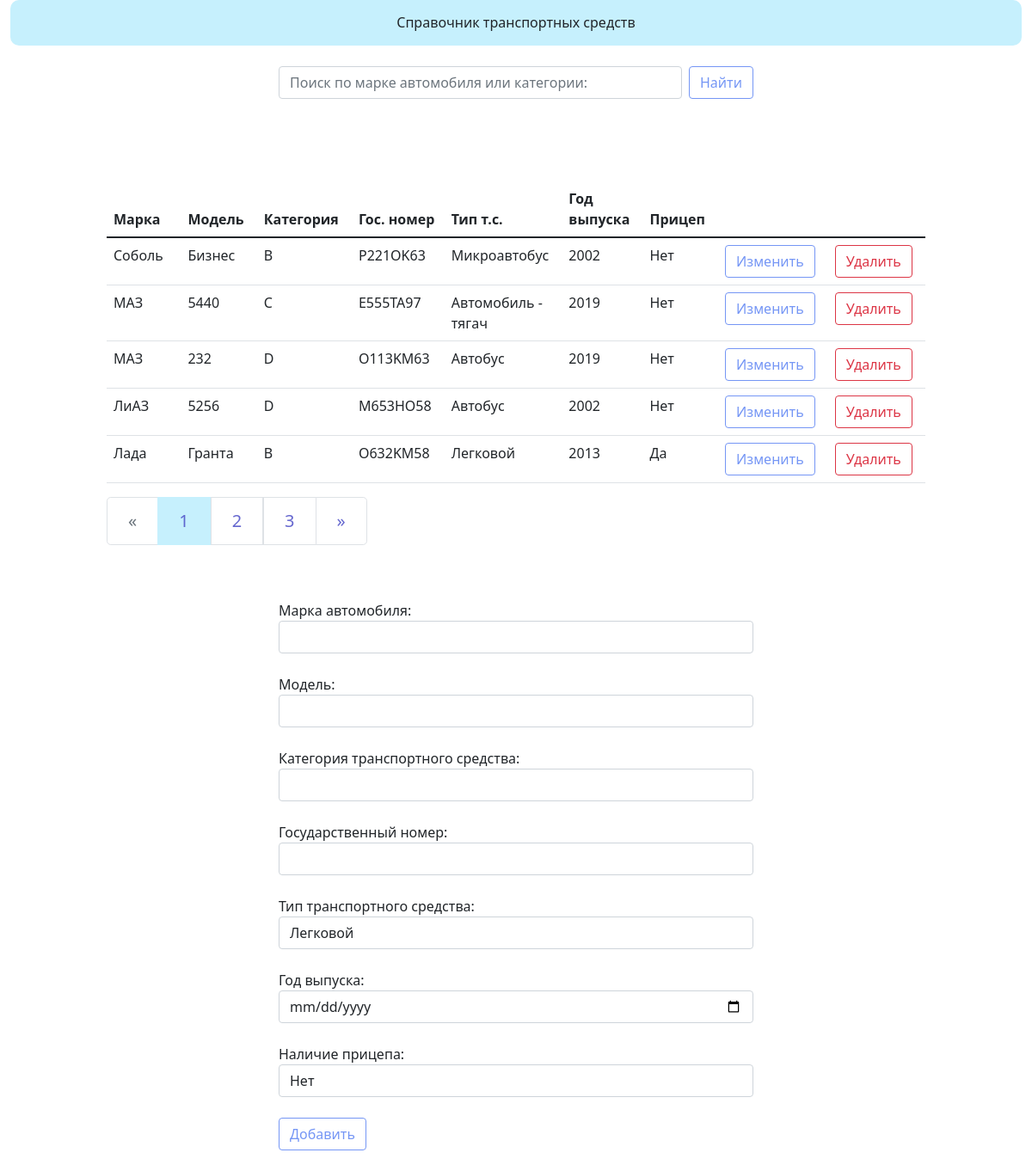
/?page=1, run on the app's committed database.
### models.py (models this page shows)
class Cars(db.Model):
    id = db.Column(db.Integer, primary_key=True)
    car_brand = db.Column(db.String(100))   # марка автомобиля
    car_model = db.Column(db.String(100))   # модель
    category = db.Column(db.String(100))    # категория ТС
    car_license_plate = db.Column(db.String(20), unique=True)   # государственный номер
    car_type = db.Column(db.String(100))    # тип ТС
    release_year = db.Column(db.DateTime())    # год выпуска
    trailer = db.Column(db.String(5))    # наличие прицепа

### view.py (the view, shortened to what this page needs)
@app.route('/', methods=['POST', 'GET'])
def index():
    form = CarsForm()
    page = request.args.get('page')
    if page and page.isdigit():
        page = int(page)
    else:
        page = 1
    search = request.args.get('search')
    if search:
        cars = Cars.query.filter(Cars.car_brand.contains(search) | Cars.category.contains(search)).order_by(Cars.car_brand.desc())
    else:
        cars = Cars.query.order_by(Cars.car_brand.desc())
    pages = cars.paginate(page=page, per_page=5)
    car_id = request.args.get('id')
    return render_template('index.html', form=form, pages=pages, search=search)

### form.py
class CarsForm(FlaskForm):
    car_brand = StringField('Марка автомобиля: ', validators=[InputRequired()])
    car_model = StringField('Модель: ', validators=[InputRequired()])
    category = StringField('Категория транспортного средства: ', validators=[InputRequired()])
    car_license_plate = StringField('Государственный номер: ', validators=[InputRequired()])
    car_type = SelectField('Тип транспортного средства: ', choices=[('Легковой', 'Легковой'),
                                                                    ('Грузовой', 'Грузовой'),
                                                                    ('Микроавтобус ', 'Микроавтобус '),
                                                                    ('Автобус', 'Автобус'),
                                                                    ('Автомобиль - тягач', 'Автомобиль - тягач')
                                                                    ])
    release_year = DateField('Год выпуска: ', validators=[InputRequired()])
    trailer = SelectField('Наличие прицепа: ', choices=[('Нет', 'Нет'), ('Да', 'Да')])

### templates/index.html (shortened to what this page needs)
{% extends 'base.html' %}
{% block search %}
    <form class="d-flex" action="{{ url_for('index')}}" method="GET">
    <input class="form-control me-2" type="search" placeholder="Поиск по марке автомобиля или категории:" aria-label="Search" name="search" value="{{ request.args.get('search', '') }}">
    <button class="btn btn-outline-success" type="submit">Найти</button>
    </form>
{% endblock %}
{% block content %}
<table class="table">
    <thead>
    <tr>
        <th scope="col">Марка</th>
        <th scope="col">Модель</th>
        <th scope="col">Категория</th>
        <th scope="col">Гос. номер</th>
        <th scope="col">Тип т.с.</th>
        <th scope="col">Год выпуска</th>
        <th scope="col">Прицеп</th>
    </tr>
    </thead>
    <tbody>
    {% for car in pages.items %}
    <tr>
        <td class="col-1">{{ car.car_brand }}</td>
        <td class="col-1">{{ car.car_model }}</td>
        <td class="col-1">{{ car.category }}</td>
        <td class="col-1">{{ car.car_license_plate }}</td>
        <td class="col-1">{{ car.car_type }}</td>
        <td class="col-1">{{ car.release_year.strftime("%Y") }}</td>
        <td class="col-1">{{ car.trailer }}</td>
        <td class="col-1">
            <button id={{car.id}}
                    class="btn btn-outline-success"
                    onclick='window.location.href="{{ url_for('index', page=request.args.get('page', ''), id=car.id, search=search) }}"' method="GET">
                    Изменить
            </button>
        </td>
        <td class="col-1">
            <button id={{car.id}}
                    class="btn btn-outline-danger"
                    onclick='window.location.href="{{ url_for('delete',id=car.id) }}"' method="POST">
                    Удалить
            </button>
        </td>
    </tr>
    {% endfor %}
    </tbody>
</table>
<nav aria-label="Page navigation example">
    <ul class="pagination pagination-lg">
        <li {% if not pages.has_prev %} class="page-item disabled"  {% endif %}>
            <a class="page-link" href="{{ url_for('index', search=search, page=pages.prev_num) }}"
               aria-label="Previous">
                <span aria-hidden="true">&laquo;</span>
            </a>
        </li>
        {% for page in pages.iter_pages(left_edge=2,right_edge=2,left_current=1, right_current=2) %}
        {% if page %}
        <li {% if page == pages.page %} class="page-item active" {% endif %}>
            <a class="page-link" href="{{ url_for('index', search=search, page=page) }}">{{ page }}</a>
        </li>
        {% else %}
        <li class="page-item"><a class="page-link">...</a></li>
        {% endif %}
        {% endfor %}
        <li {% if pages.has_next %} class="page-item"  {% else %} class="page-item disabled" {% endif %}>
            <a class="page-link"  href="{{ url_for('index',search=search, page=pages.next_num) }}"
               aria-label="Next">
                <span aria-hidden="true">&raquo;</span>
            </a>
        </li>
    </ul>
</nav>
{% endblock %}
{% block form %}
<form action="{{ url_for('index')}}" method="POST">
    {% for field in form if field.name not in ['csrf_token'] %}
        {{ field.label(class="control-label") }}
        {{ field(class="form-control") }}<br>
    {% endfor %}
    <button type="submit" class="btn btn-outline-success">Добавить</button>
</form>
{% endblock %}

### static/css/style.css (style rules this page uses)
.btn-outline-success { color: #7596f5; border-color: #7596f5; }
.page-item.active .page-link { color: #4b4ec7d9; background-color: #c6f0fd; border-color: #c6f0fd; }
.page-link { position: relative; display: block; color: #4b4ec7d9; }
a { color:#27d2e3 }

### data on the page
Cars: car_brand "Соболь", car_model "Бизнес", category "B", car_license_plate "P221OK63", car_type "Микроавтобус", release_year "2002", trailer "Нет"
Cars: car_brand "МАЗ", car_model "5440", category "C", car_license_plate "E555TA97", car_type "Автомобиль - тягач", release_year "2019", trailer "Нет"
Cars: car_brand "МАЗ", car_model "232", category "D", car_license_plate "O113KM63", car_type "Автобус", release_year "2019", trailer "Нет"
Cars: car_brand "ЛиАЗ", car_model "5256", category "D", car_license_plate "M653HO58", car_type "Автобус", release_year "2002", trailer "Нет"
Cars: car_brand "Лада", car_model "Гранта", category "B", car_license_plate "O632KM58", car_type "Легковой", release_year "2013", trailer "Да"

### other printed values
{{ page }} "1" "2" "3"
{{ field.label(class="control-label") }} "Марка автомобиля:" "Модель:" "Категория транспортного средства:" "Государственный номер:" "Тип транспортного средства:" "Год выпуска:" "Наличие прицепа:"
